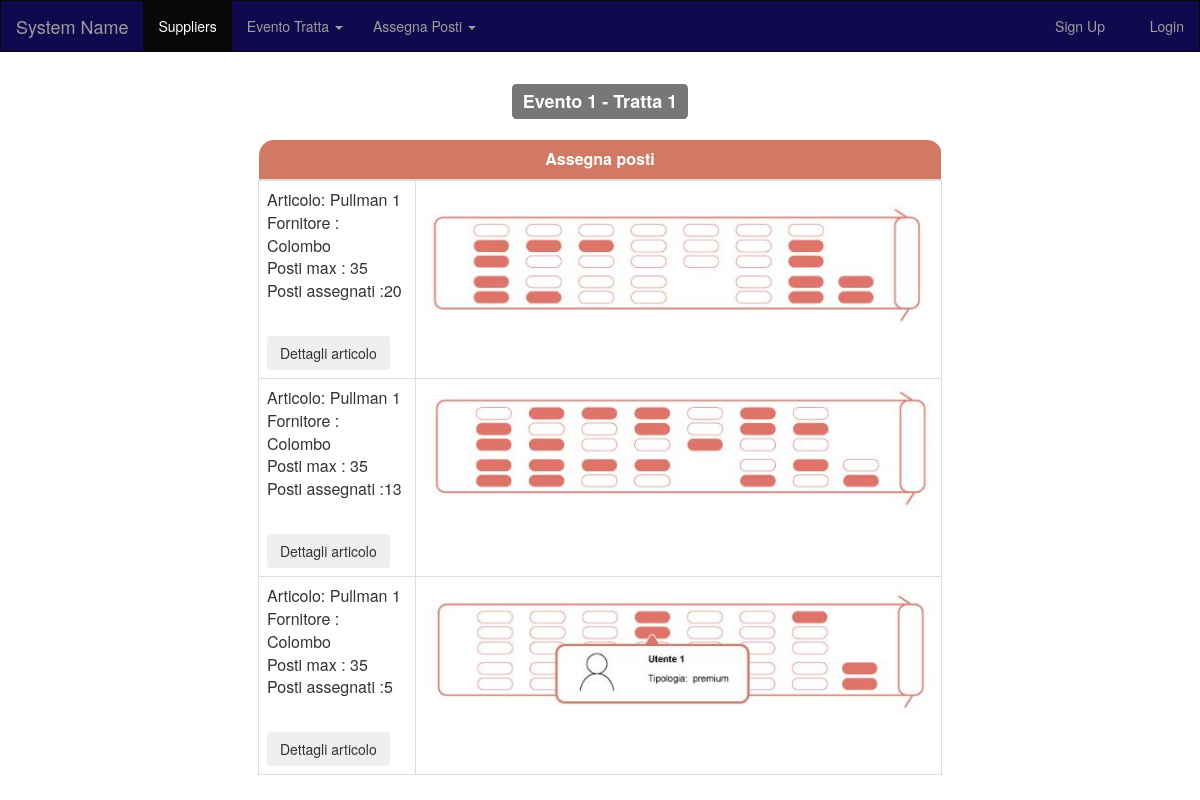
/index.php/suppliers/assegna_posti, run on the app's committed database.
### tables this page shows
CREATE TABLE `assign_seats` (
  `seat_id` int(11) NOT NULL,
  `article` text NOT NULL,
  `img_seat` int(11) NOT NULL,
  `seat_type` int(11) NOT NULL DEFAULT '1'
);

CREATE TABLE `tbl_file_uploader` (
  `file_id` int(11) NOT NULL,
  `file_name` varchar(50) NOT NULL
);

### application/controllers/suppliers.php (called while the page is built, shortened)
<?php
class suppliers extends CI_Controller {
  public function __construct()
    {
        $this->load->library('session');
		$this->load->helper('url');
        $this->load->model('db_model');
    }
	public function assegna_posti()
    {
        $data['seats']=$this->db_model->get_seat_details(1);
        $this->load->view('header');
        $this->load->view('assign_seats',$data);
        $this->load->view('footer');
    }
 }

### index.php (called while the page is built, shortened)
<?php
require_once BASEPATH.'core/CodeIgniter.php';

### application/models/db_model.php (called while the page is built, shortened)
<?php  if ( ! defined('BASEPATH')) exit('No direct script access allowed');
class db_model extends CI_Model
{
		public function get_seat_details($type)
	{
		$this->db->select('*');
        $this->db->from('assign_seats');
		$this->db->where('seat_type',$type);
        $query = $this->db->get();
        if ($query->num_rows() >= 1) {
		   return $query->result_array();
        } else {
            return false;
        }
    }
	public function get_images($img) {
        $this->db->select('file_name');
        $this->db->from('tbl_file_uploader');
        $this->db->where('file_id', $img);
        $query = $this->db->get();
        if ($query->num_rows() >= 1) {
            $data = $query->result_array();
            return $data;
        } else {
            return false;
        }
    }
	}

### application/views/assign_seats.php (the view, shortened to what this page needs)
<div align="center" class="container">
        <h3>
            <span class="label label-default">Evento 1 - Tratta 1</span>
        </h3>
        <div class="table-responsive" style="max-width:60%">
            <table class="table table-bordered">
                <thead>
                    <tr>
                        <th colspan="2" id="rcornerlf"> Assegna posti
                        </th>
                    </tr>
                </thead>
                <tbody>
				<?php foreach($seats as $seat) { ?>
                    <tr>
                        <td>
						<p> <?php echo $seat['article'] ;?>
                            </p>
                            <br>
                            <button id="btn35_20" type="button" class="btn">Dettagli articolo</button>
                        </td>
                        <td>
						<?php $get_img = $this->db_model->get_images($seat['img_seat']);
                            if ($get_img[0]['file_name'] == 'noimage.png') {
                            }else{ ?>
                            <img src="<?php echo  base_url()."/uploads/seats/".$get_img[0]['file_name']; ?>" class="img-responsive img-rounded" alt="Tavolo" style="width:auto;height:auto;">
							<?php } ?>
                        </td>
                    </tr>
					<?php } ?>
                </tbody>
            </table>
        </div>
    </div>

### css/customd.css (style rules this page uses)
th { background-color: #d17965; color: white; }
#rcornerlf { border-radius: 15px 15px 0px 0px; border-color: #FFF; border-top-color: 2px solid #FFF; text-align: center; border-bottom: 2px solid #ddd; }
body { background-color: #fff; }

### data on the page
assign_seats: article "Articolo: Pullman 1 Fornitore : Colombo Posti max : 35 Posti assegnati :20", tbl_file_uploader.file_name (picture)
assign_seats: article "Articolo: Pullman 1 Fornitore : Colombo Posti max : 35 Posti assegnati :13", tbl_file_uploader.file_name (picture)
assign_seats: article "Articolo: Pullman 1 Fornitore : Colombo Posti max : 35 Posti assegnati :5", tbl_file_uploader.file_name (picture)
